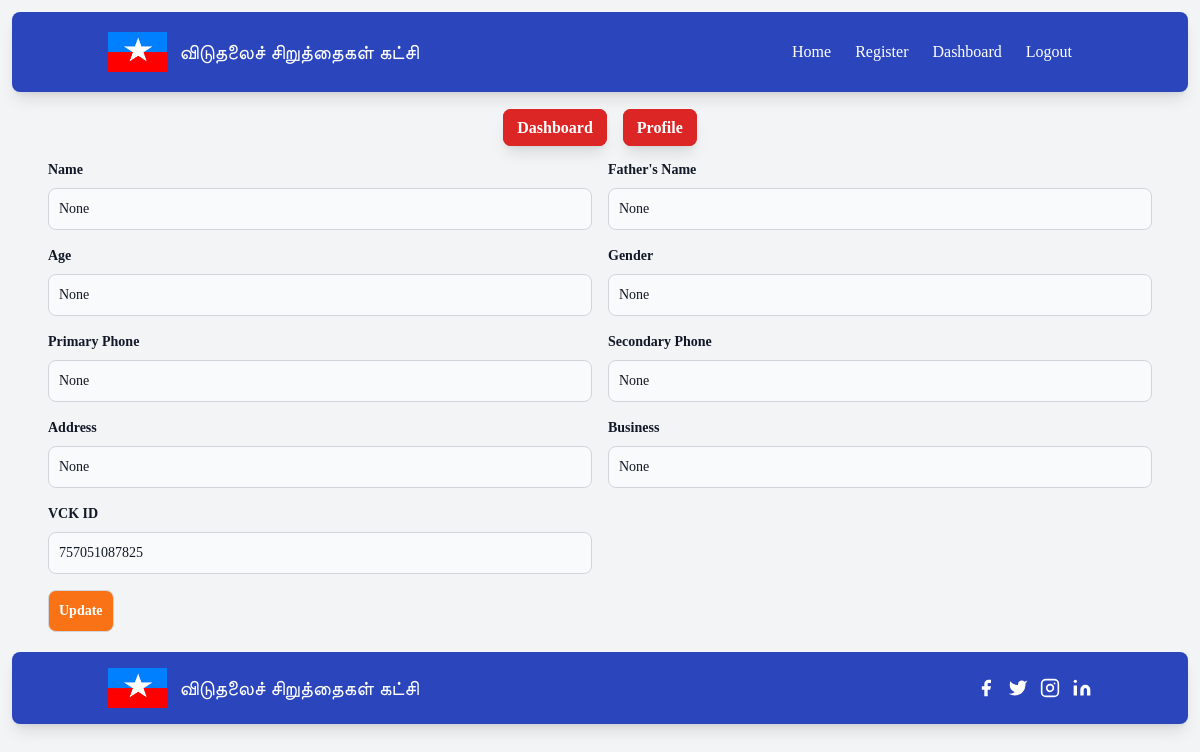
Page /profile (signed in) on the committed database.
### base/models.py (models this page shows, shortened)
class User(AbstractUser):
    name = models.CharField(max_length=500,blank=False,null=True)
    gender = models.CharField(max_length=1, choices=GENDER_CHOICES,blank=False,null=True)
    age = models.CharField(max_length=500,null=True,blank=False)
    fathersname = models.CharField(max_length=500,null=True,blank=False)
    primary_phone = models.CharField(max_length=500,blank=False,null=True)
    second_phone = models.CharField(max_length=500,blank=True,null=True)
    address = models.TextField(blank=False,null=True)
    business = models.CharField(max_length=500,blank=False,null=True)
    document = models.FileField(upload_to ='uploads/')
    photo = models.ImageField(upload_to="photo/",blank=True)
    vck_id = models.IntegerField(blank = True,unique=True)
    card_front = models.ImageField(upload_to="members/card_front",blank=True,null = True)
    card_back = models.ImageField(upload_to="members/card_back",blank=True,null = True)
    USERNAME_FIELD = 'username'
    REQUIRED_FILEDS = ['username']

### base/views.py (the view)
# urls.py: path('profile',views.profile,name="profile"),
@login_required(login_url="login")
def profile(request):
    if request.user.is_authenticated:
        return render(request,'profile.html')
    else:
        return redirect('login')

### base/templates/profile.html (shortened to what this page needs)
{% extends 'base.html' %}
{% load static %}
{% block content %}
{% include 'nav/topbar.html' %}
{% include 'nav/sidebar.html' %}
<form method="POST" action="{% url 'profileupdate' %}">
<div class="flex flex-wrap px-10">
          <div class="w-full md:w-1/2 p-2">
            <label for="name" class="block mb-2 text-sm font-semibold text-gray-900 dark:text-gray-300">Name</label>
            <input type="text" id="name" value="{{request.user.name}}" name="name"
                class="bg-gray-50 border border-gray-300 text-gray-900 text-sm rounded-lg focus:ring-blue-500 focus:border-blue-500 block w-full p-2.5 dark:bg-gray-700 dark:border-gray-600 dark:placeholder-gray-400 dark:text-white dark:focus:ring-blue-500 dark:focus:border-blue-500"
                disabled>
        </div>
        <div class="w-full md:w-1/2 p-2">
            <label for="fathers_name" class="block mb-2 text-sm font-semibold text-gray-900 dark:text-gray-300">Father's
                Name</label>
            <input type="text" id="fathers_name" value="{{request.user.fathersname}}" name="fathersname"
                class="bg-gray-50 border border-gray-300 text-gray-900 text-sm rounded-lg focus:ring-blue-500 focus:border-blue-500 block w-full p-2.5 dark:bg-gray-700 dark:border-gray-600 dark:placeholder-gray-400 dark:text-white dark:focus:ring-blue-500 dark:focus:border-blue-500"
                disabled>
        </div>
        <div class="w-full md:w-1/2 p-2">
            <label for="Age" class="block mb-2 text-sm font-semibold text-gray-900 dark:text-gray-300">Age</label>
            <input type="text" id="Age" value="{{request.user.age}}" name="age"
                class="bg-gray-50 border border-gray-300 text-gray-900 text-sm rounded-lg focus:ring-blue-500 focus:border-blue-500 block w-full p-2.5 dark:bg-gray-700 dark:border-gray-600 dark:placeholder-gray-400 dark:text-white dark:focus:ring-blue-500 dark:focus:border-blue-500">
        </div>
        <div class="w-full md:w-1/2 p-2">
            <label for="gender" class="block mb-2 text-sm font-semibold text-gray-900 dark:text-gray-300">Gender
            </label>
            <input type="text" id="gender" name="gender"
                class="bg-gray-50 border border-gray-300 text-gray-900 text-sm rounded-lg focus:ring-blue-500 focus:border-blue-500 block w-full p-2.5 dark:bg-gray-700 dark:border-gray-600 dark:placeholder-gray-400 dark:text-white dark:focus:ring-blue-500 dark:focus:border-blue-500"
                value="{{request.user.gender}}">
        </div>
        <div class="w-full md:w-1/2 p-2">
            <label for="p_phone" class="block mb-2 text-sm font-semibold text-gray-900 dark:text-gray-300">Primary
                Phone
            </label>
            <input type="text" id="p_phone" value="{{request.user.primary_phone}}" name="primary_phone"
                class="bg-gray-50 border border-gray-300 text-gray-900 text-sm rounded-lg focus:ring-blue-500 focus:border-blue-500 block w-full p-2.5 dark:bg-gray-700 dark:border-gray-600 dark:placeholder-gray-400 dark:text-white dark:focus:ring-blue-500 dark:focus:border-blue-500">
        </div>
        <div class="w-full md:w-1/2 p-2">
            <label for="s_phone" class="block mb-2 text-sm font-semibold text-gray-900 dark:text-gray-300">Secondary
                Phone
            </label>
            <input type="text" id="s_phone" value="{{request.user.second_phone}}" name="second_phone"
                class="bg-gray-50 border border-gray-300 text-gray-900 text-sm rounded-lg focus:ring-blue-500 focus:border-blue-500 block w-full p-2.5 dark:bg-gray-700 dark:border-gray-600 dark:placeholder-gray-400 dark:text-white dark:focus:ring-blue-500 dark:focus:border-blue-500">
        </div>
        <div class="w-full md:w-1/2 p-2">
            <label for="address" class="block mb-2 text-sm font-semibold text-gray-900 dark:text-gray-300">Address
            </label>
            <input type="text" id="address" value="{{request.user.address}}" name="address"
                class="bg-gray-50 border border-gray-300 text-gray-900 text-sm rounded-lg focus:ring-blue-500 focus:border-blue-500 block w-full p-2.5 dark:bg-gray-700 dark:border-gray-600 dark:placeholder-gray-400 dark:text-white dark:focus:ring-blue-500 dark:focus:border-blue-500">
        </div>
        <div class="w-full md:w-1/2 p-2">
            <label for="business" class="block mb-2 text-sm font-semibold text-gray-900 dark:text-gray-300">Business
            </label>
            <input type="text" id="business" value="{{request.user.business}}" name="business"
                class="bg-gray-50 border border-gray-300 text-gray-900 text-sm rounded-lg focus:ring-blue-500 focus:border-blue-500 block w-full p-2.5 dark:bg-gray-700 dark:border-gray-600 dark:placeholder-gray-400 dark:text-white dark:focus:ring-blue-500 dark:focus:border-blue-500">
        </div>
        <div class="w-full md:w-1/2 p-2">
            <label for="vck_id" class="block mb-2 text-sm font-semibold text-gray-900 dark:text-gray-300">VCK ID
            </label>
            <input type="text" id="vck_id" value="{{request.user.vck_id}}"
                class="bg-gray-50 border border-gray-300 text-gray-900 text-sm rounded-lg focus:ring-blue-500 focus:border-blue-500 block w-full p-2.5 dark:bg-gray-700 dark:border-gray-600 dark:placeholder-gray-400 dark:text-white dark:focus:ring-blue-500 dark:focus:border-blue-500"
                disabled>
        </div>
        <div class="w-full p-2 text-center">
            <button type="submit"
                class="bg-orange-500 border border-gray-300 text-white font-bold text-sm rounded-lg block p-2.5 dark:bg-gray-700 dark:border-gray-600 dark:placeholder-gray-400 dark:text-white dark:focus:ring-blue-500 dark:focus:border-blue-500"
                >Update</button>
        </div>
</div>
</form>
{% include 'nav/footer.html' %}
{% endblock %}

### base/templates/css.html (style rules this page uses)
* { font-family: "proxima-nova"; }

### rows in the picture
User: name "None", fathersname "None", age "None", gender "None", primary_phone "None", second_phone "None", address "None", business "None", user.vck_id "757051087825"
